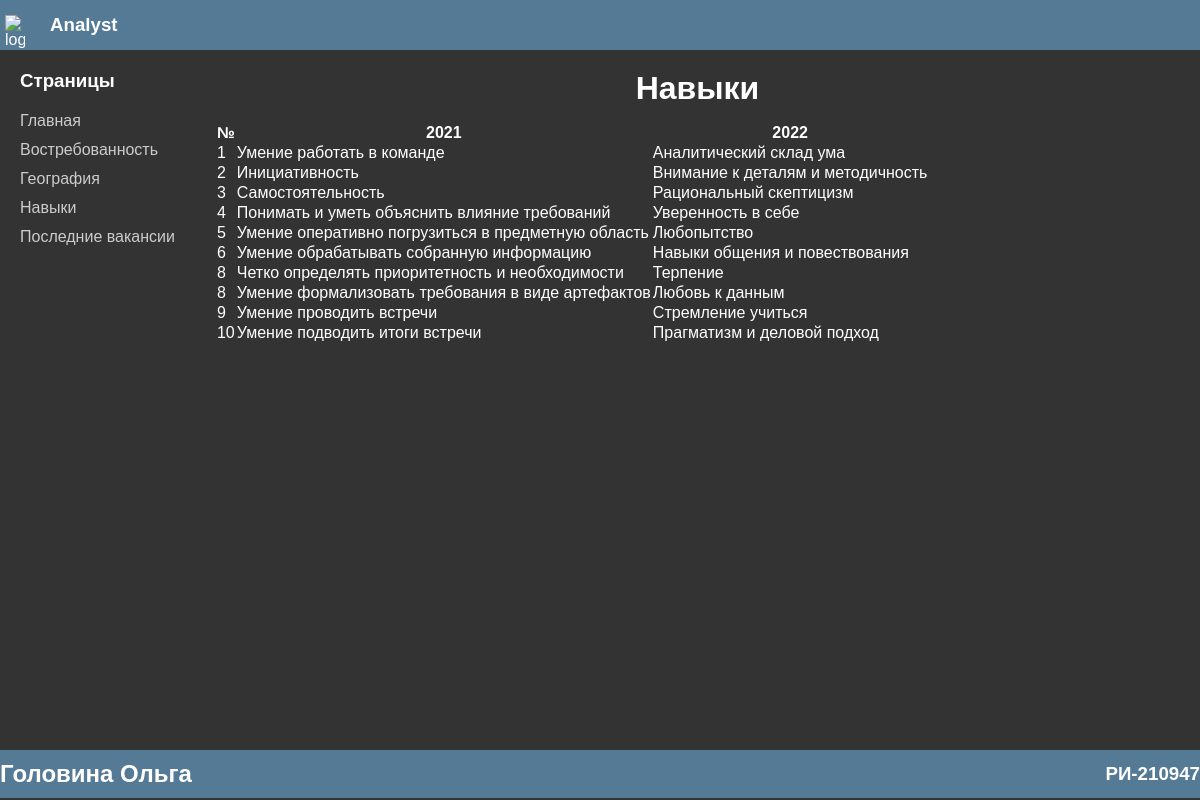
/skills, run on the app's committed database.
### main/models.py (models this page shows)
class Skills(models.Model):
    name = models.CharField(max_length=50)
    key_skills = models.IntegerField()
    year = models.CharField(max_length=10)
    def __str__(self) -> str:
        return self.name
    class Meta:
        verbose_name = ("Skills")

### main/views.py (the view)
# urls.py: path('skills', views.skills, name='skills'),
def skills(request):
    template = loader.get_template('pages/skills.html')
    topics2021 = Skills.objects.all().filter(year='2021').order_by('key_skills')
    topics2022 = Skills.objects.all().filter(year='2022').order_by('key_skills')
    topics = zip(topics2021, topics2022)
    context = {'title': "Скиллы", 'objects': topics}
    rendered_page = template.render(context, request)
    return HttpResponse(rendered_page)

### files/templates/pages/skills.html
{% extends 'index.html' %}
{% load static %}
{% block content %}
        <div class="right">
          <h1 class="right__title">Навыки</h1>
          <table>
            <tr class='labels'><th>№</th><th>2021</th><th>2022</th></tr>
            {% for object2021, object2022 in objects %}
                <tr class='row'><td>{{ object2021.key_skills }}</td><td>{{ object2021 }}</td><td>{{ object2022 }}</td></tr>
            {% endfor %}
          </table>
        </div>
{% endblock %}

### data on the page
Skills: key_skills "1", name "Умение работать в команде", name "Аналитический склад ума"
Skills: key_skills "2", name "Инициативность", name "Внимание к деталям и методичность"
Skills: key_skills "3", name "Самостоятельность", name "Рациональный скептицизм"
Skills: key_skills "4", name "Понимать и уметь объяснить влияние требований", name "Уверенность в себе"
Skills: key_skills "5", name "Умение оперативно погрузиться в предметную область", name "Любопытство"
Skills: key_skills "6", name "Умение обрабатывать собранную информацию", name "Навыки общения и повествования"
Skills: key_skills "8", name "Четко определять приоритетность и необходимости", name "Терпение"
Skills: key_skills "8", name "Умение формализовать требования в виде артефактов", name "Любовь к данным"
Skills: key_skills "9", name "Умение проводить встречи", name "Стремление учиться"
Skills: key_skills "10", name "Умение подводить итоги встречи", name "Прагматизм и деловой подход"
